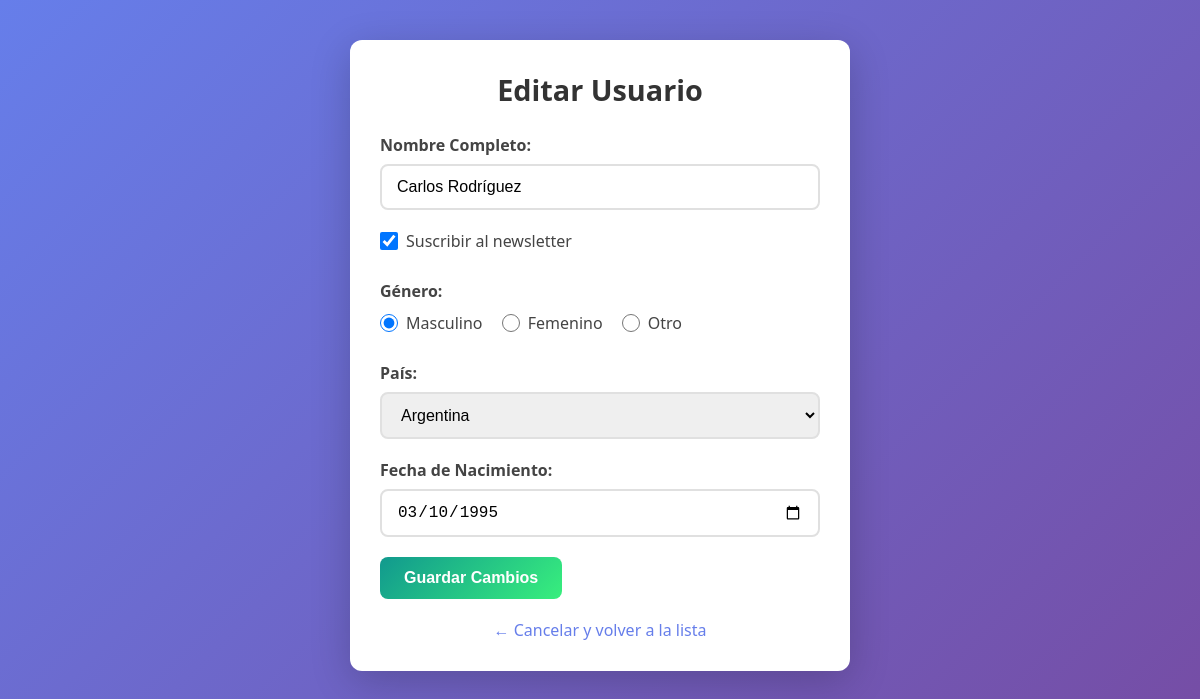
The page /editar.php?id=3 (signed in) on the database its author committed.
### tables this page shows
CREATE TABLE `Usuarios` (
  `id` int(11) NOT NULL AUTO_INCREMENT,
  `nombre` varchar(100) NOT NULL,
  `newsletter` tinyint(1) NOT NULL DEFAULT 0,
  `genero` varchar(10) NOT NULL,
  `pais` varchar(50) NOT NULL,
  `fecha_nacimiento` date NOT NULL,
  `fecha_registro` timestamp NULL DEFAULT current_timestamp(),
  PRIMARY KEY (`id`)
);

### editar.php (the view, shortened to what this page needs)
<?php
$conn = getConnection();
if (isset($_GET['id'])) {
    $id = $_GET['id'];
    $stmt = $conn->prepare("SELECT * FROM Usuarios WHERE id = ?");
    $stmt->bind_param("i", $id);
    $stmt->execute();
    $resultado = $stmt->get_result();
    if ($resultado->num_rows > 0) {
        $fila = $resultado->fetch_assoc();
    } else {
        die("Usuario no encontrado.");
    }
} elseif ($_SERVER['REQUEST_METHOD'] !== 'POST') {
    die("ID no especificado.");
}
?>
<!DOCTYPE html>
<html lang="es">
<head>
    <link rel="stylesheet" href="styles.css">
</head>
<body>
    <div class="container">
        <h2>Editar Usuario</h2>
        <form action="editar.php" method="post">
            <div class="form-group">
                <label for="nombre">Nombre Completo:</label>
                <input type="text" id="nombre" name="nombre" value="<?php echo htmlspecialchars($fila['nombre']); ?>"
                    required>
            </div>
            <div class="checkbox-group">
                <label>
                    <input type="checkbox" name="newsletter" value="1" <?php echo ($fila['newsletter'] == 1) ? 'checked' : ''; ?>>
                    Suscribir al newsletter
                </label>
            </div>
            <div class="radio-group">
                <label>Género:</label>
                <label><input type="radio" name="genero" value="masculino" <?php echo ($fila['genero'] == 'masculino') ? 'checked' : ''; ?> required> Masculino</label>
                <label><input type="radio" name="genero" value="femenino" <?php echo ($fila['genero'] == 'femenino') ? 'checked' : ''; ?>> Femenino</label>
                <label><input type="radio" name="genero" value="otro" <?php echo ($fila['genero'] == 'otro') ? 'checked' : ''; ?>> Otro</label>
            </div>
            <div class="form-group">
                <label for="pais">País:</label>
                <select id="pais" name="pais" required>
                    <option value="argentina" <?php echo ($fila['pais'] == 'argentina') ? 'selected' : ''; ?>>Argentina
                    </option>
                </select>
            </div>
            <div class="form-group">
                <label for="fecha_nacimiento">Fecha de Nacimiento:</label>
                <input type="date" id="fecha_nacimiento" name="fecha_nacimiento"
                    value="<?php echo $fila['fecha_nacimiento']; ?>" required>
            </div>
            <div class="form-group">
                <button type="submit" class="btn btn-success">Guardar Cambios</button>
            </div>
        </form>
        <div class="text-center mt-20">
            <a href="lista_admin.php" class="link">← Cancelar y volver a la lista</a>
        </div>
    </div>
</body>
</html>

### styles.css (style rules this page uses)
* { margin: 0; padding: 0; box-sizing: border-box; }
body { font-family: 'Segoe UI', Tahoma, Geneva, Verdana, sans-serif; background: linear-gradient(135deg, #667eea 0%, #764ba2 100%); min-height: 100vh; padding: 40px 20px; }
.container { max-width: 500px; margin: 0 auto; padding: 30px; background-color: #ffffff; border-radius: 12px; box-shadow: 0 10px 40px rgba(0, 0, 0, 0.2); }
h2 { color: #333; margin-bottom: 25px; text-align: center; font-size: 1.8rem; }
.form-group { margin-bottom: 20px; }
label { display: block; margin-bottom: 8px; font-weight: 600; color: #444; }
input[type="text"], input[type="password"], input[type="date"], select { width: 100%; padding: 12px 15px; border: 2px solid #e0e0e0; border-radius: 8px; font-size: 1rem; transition: border-color 0.3s, box-shadow 0.3s; }
.checkbox-group, .radio-group { margin-bottom: 20px; }
.checkbox-group label, .radio-group label { font-weight: normal; display: inline-flex; align-items: center; margin-right: 15px; cursor: pointer; }
.radio-group > label:first-child { display: block; font-weight: 600; margin-bottom: 10px; }
input[type="checkbox"], input[type="radio"] { margin-right: 8px; width: 18px; height: 18px; cursor: pointer; }
.btn { display: inline-block; padding: 12px 24px; border: none; border-radius: 8px; font-size: 1rem; font-weight: 600; cursor: pointer; transition: all 0.3s ease; text-decoration: none; text-align: center; }
.btn-success { background: linear-gradient(135deg, #11998e 0%, #38ef7d 100%); color: white; }
.text-center { text-align: center; }
.mt-20 { margin-top: 20px; }
.link { color: #667eea; text-decoration: none; font-weight: 500; }

### rows shown on the page
usuarios: nombre "Carlos Rodríguez", newsletter "☑", genero "☑ Masculino", genero "☐ Femenino", genero "☐ Otro", pais "Argentina", fecha_nacimiento "03/10/1995"
